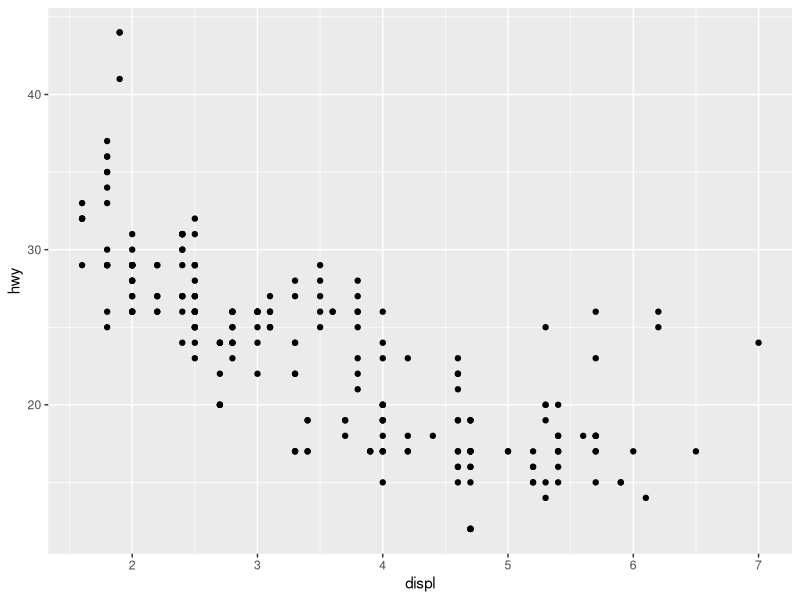
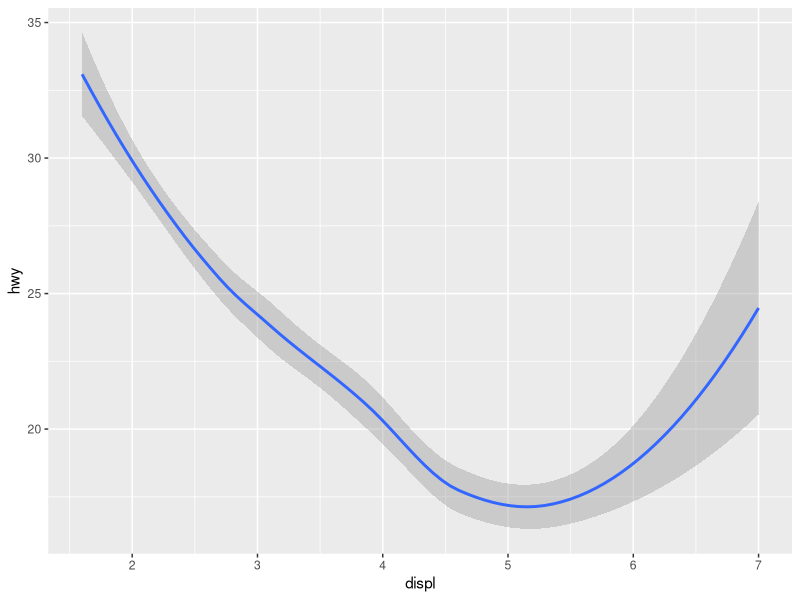
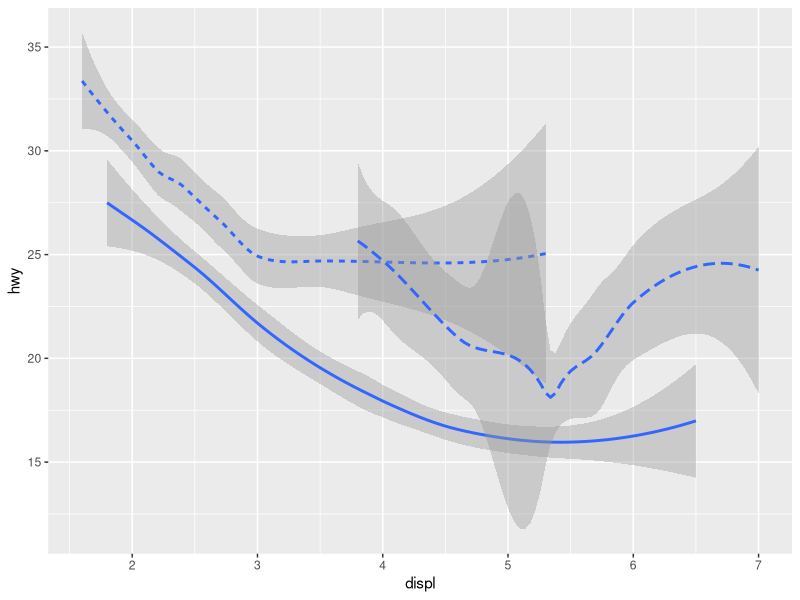
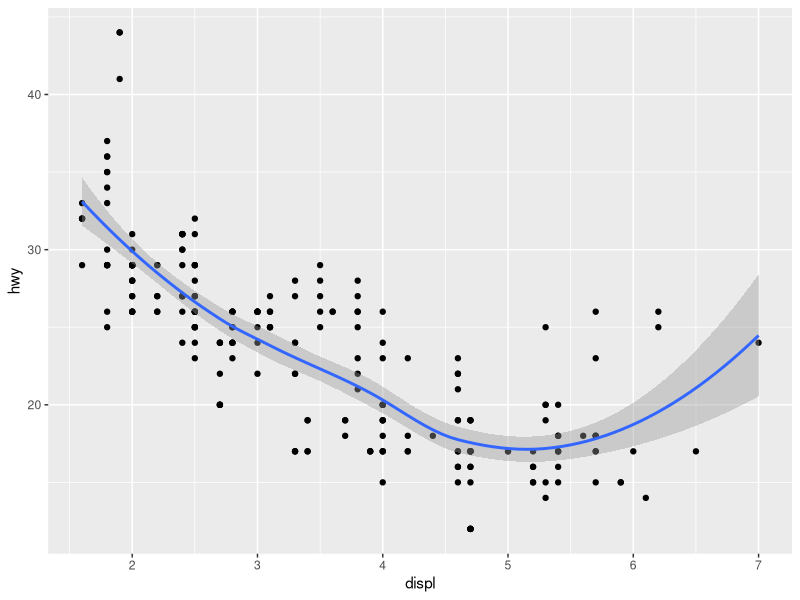
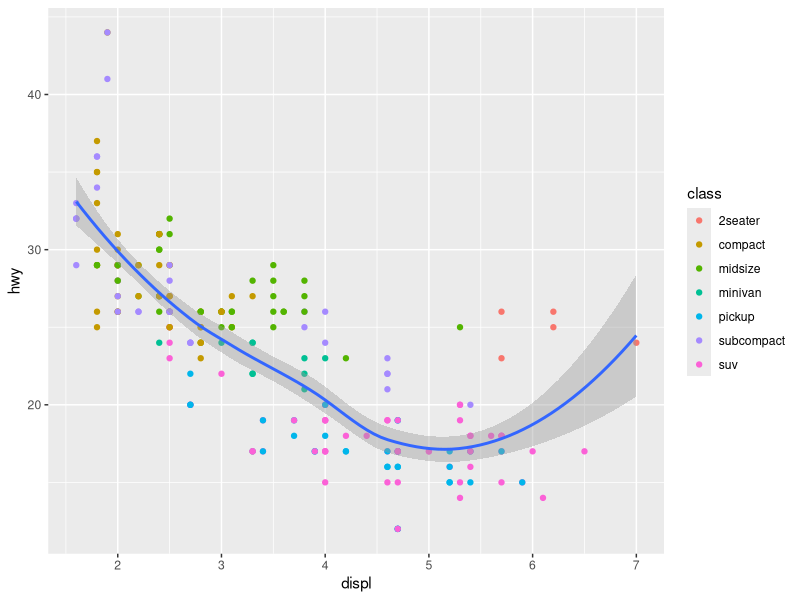
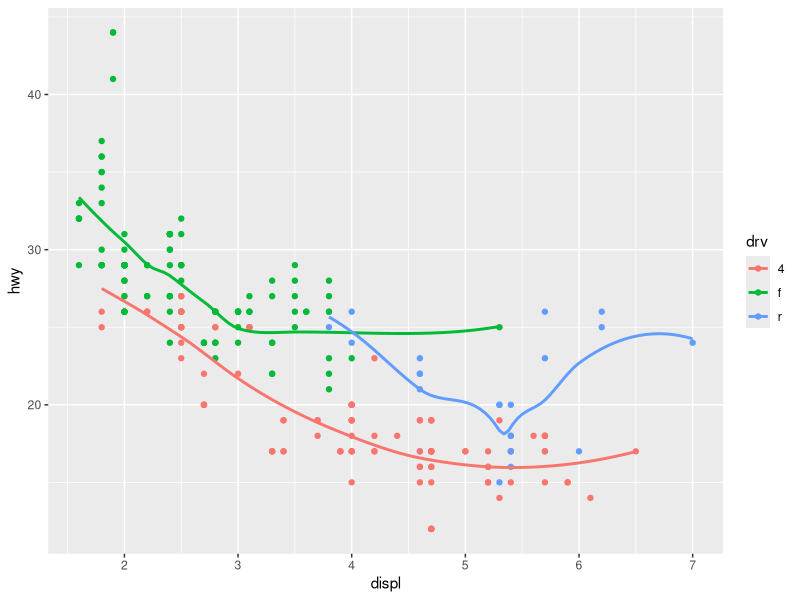

Write the R code that produced these figures, in order.
library(tidyverse)
ggplot(data = mpg) +
  geom_point(mapping = aes(x = displ, y = hwy))
ggplot(data = mpg) +
  geom_smooth(mapping = aes(x = displ, y = hwy))
ggplot(data = mpg) +
  geom_smooth(mapping = aes(x = displ, y = hwy, linetype = drv),
              show.legend = F)
ggplot(data = mpg) +
  geom_point(mapping = aes(x = displ, y = hwy)) +
  geom_smooth(mapping = aes(x = displ, y = hwy))
ggplot(data = mpg, mapping = aes(x = displ, y = hwy)) +
  geom_point(mapping = aes(color = class)) +
  geom_smooth()

ggplot(data = mpg,
       mapping = aes(x = displ, y =hwy, color = drv)
       ) +
  geom_point() +
  geom_smooth(se = F)